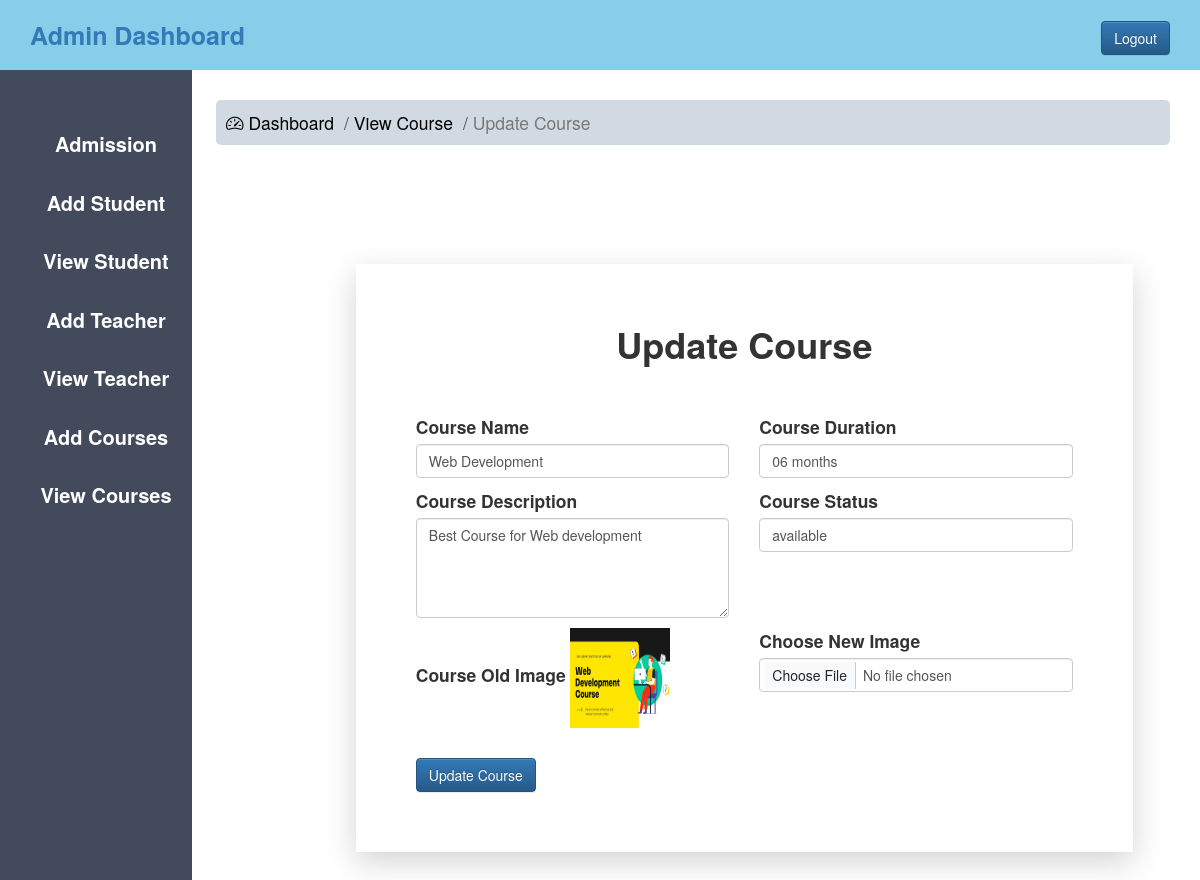
Screenshot of /admin_update_course.php?course_id=4 (signed in) with the database file from the repository.
### tables this page shows
CREATE TABLE `course` (
  `courseID` int(15) NOT NULL,
  `courseName` varchar(50) DEFAULT NULL,
  `courseDuration` varchar(50) DEFAULT NULL,
  `courseDescription` varchar(100) DEFAULT NULL,
  `courseStatus` varchar(30) DEFAULT NULL,
  `courseImage` varchar(40) DEFAULT NULL
);

### admin_update_course.php (the view, shortened to what this page needs)
<?php
    include 'config.php';
        if($_GET['course_id'])
        {
            $c_id=$_GET['course_id'];
            $sql="SELECT * FROM course WHERE courseID='$c_id' ";
            $result=mysqli_query($data,$sql);
            $info=$result->fetch_assoc();
        }
?>
<!DOCTYPE html>
<html lang="en">
<head>
    <?php
        include 'admin_css.php';
    ?>
    <link href="https://cdn.jsdelivr.net/npm/bootstrap@5.3.0/dist/css/bootstrap.min.css" rel="stylesheet"
>
        <link rel="stylesheet" href="https://cdn.jsdelivr.net/npm/bootstrap-icons@1.10.5/font/bootstrap-icons.css">
</head>
<body>
    <?php
        include 'admin_sidebar.php';
    ?>
            <div class="my-5 me-5"  style="margin-left: 18%">
    <nav aria-label="breadcrumb">
        <ol class="breadcrumb breadcrumb-chevron p-3 bg-body-primary rounded-3" style="background-color: #d1dae3;" >
        <li class="breadcrumb-item fs-3">
            <a class="link-body-emphasis" href="adminhome.php">
            <i class="bi bi-speedometer2 " height="200" width="200">   </i> Dashboard
            </a>
        </li>
        <li class="breadcrumb-item fs-3">
            <a class="link-body-emphasis" href="admin_view_course.php">
            View Course
            </a>
        </li>
        <li class="breadcrumb-item active fs-3" aria-current="page">
           Update Course
        </li>
        </ol>
    </nav>
    </div>
        <div class="container my-5 ">
        <div class="ct1 shadow-lg py-5 px-5">
            <div class="py-3 text-center">
                <h1><b>Update Course</b></h1>
            </div>
            <div class=" mt-5 mb-5 px-5">
                <form name="courseForm" action="#" method="POST" class="needs-validation" novalidate="" onsubmit="return validateForm()" enctype="multipart/form-data">
                    <div class="row g-3">
                        <div class="col-sm-6">
                            <label for="courseName" class="form-label fs-3">Course Name</label>
                            <input type="text" class="form-control" id="courseName" name="courseName" placeholder="Course Name" value="<?php echo "{$info['courseName']}" ?>" required="">
                        </div>
                        <div class="col-sm-6">
                            <label for="courseDuration" class="form-label fs-3">Course Duration</label>
                            <input type="text" class="form-control" id="courseDuration" name="courseDuration" placeholder="Course Duration"  value="<?php echo "{$info['courseDuration']}" ?>" required="">
                        </div>
                        <div class="col-sm-6">
                            <label for="floatingTextarea2" class="form-label fs-3">Course Description</label>
                            <textarea class="form-control" placeholder="Leave a comment here" name="courseDescription" id="floatingTextarea2" style="height: 100px"><?php echo "{$info['courseDescription']}" ?></textarea>
                        </div>
                        <div class="col-sm-6">
                            <label for="courseStatus" class="form-label fs-3">Course Status</label>
                            <input type="text" class="form-control" id="courseStatus" name="courseStatus" placeholder="Course Status" value="<?php echo "{$info['courseStatus']}" ?>" required="">
                        </div>
                        <div class="col-sm-6" >
                            <label for="formFile" class="form-label fs-3">Course Old Image</label>
                             <img width="100px" height="100px" src="<?php echo "{$info['courseImage']}" ?>">
                        </div>
                        <div class="col-sm-6" >
                            <label for="formFile" class="form-label fs-3">Choose New Image</label>
                            <input class="form-control" name="courseImage" type="file" id="formFile">
                        </div>
                        <div class="mt-5 ms-3">
                            <input type="Submit" name="update_course"  value="Update Course" class="btn btn-primary">
                        </div>
                    </div>
                </form>
            </div>
        </div>
    </div>
</body>
</html>

### css/admin.css (style rules this page uses)
* { margin: 0px; padding: 0px; }
a,a:hover { text-decoration: none!important; }

### admin_update_course.php (style rules this page uses)
.ct1 { margin-left: 28%; margin-top: 8%; border-color: gray; border-width: 4px; width: 70% }

### rows the page displays
course: courseName "Web Development", courseDuration "06 months", courseDescription "Best Course for Web development", courseStatus "available", courseImage (picture)
